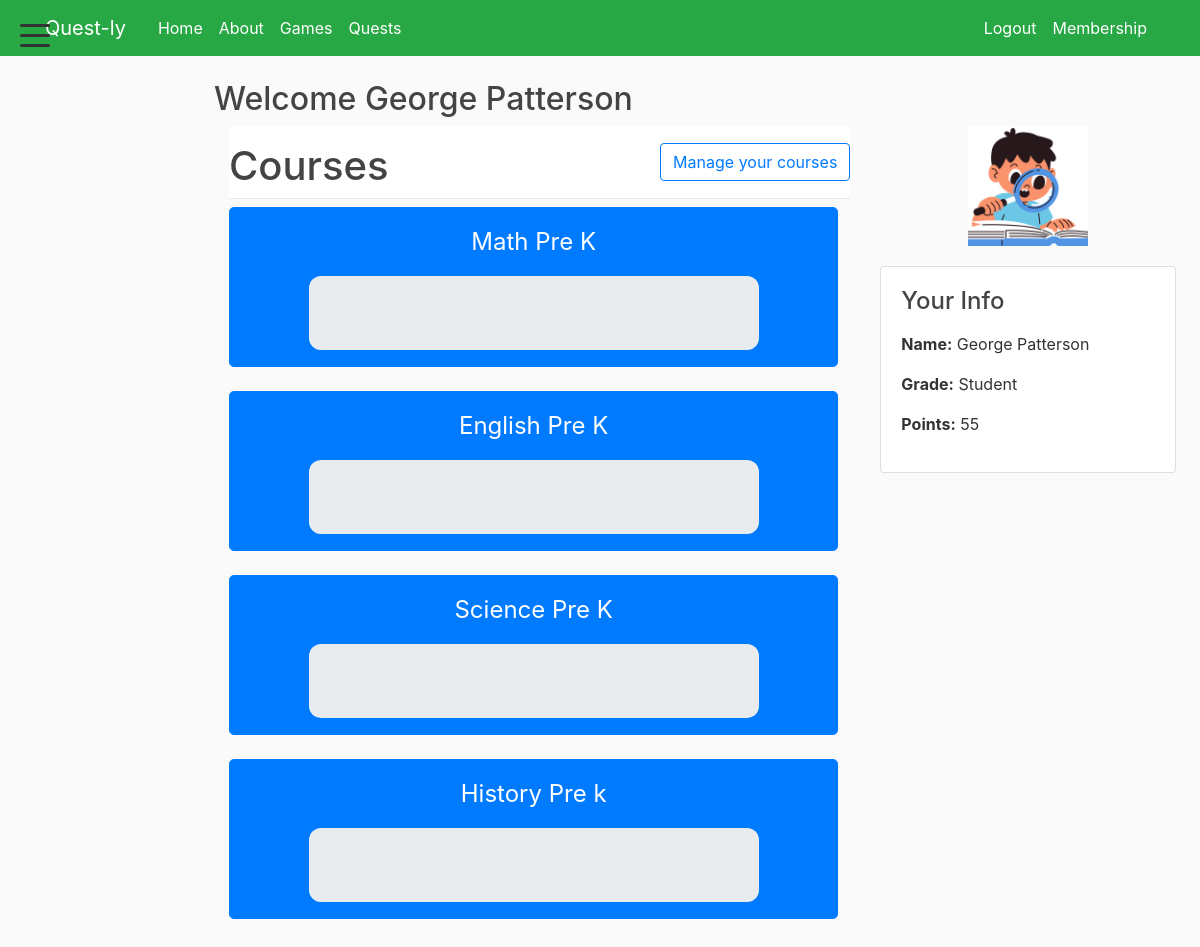
Page /blog/ (signed in) on the committed database.
### blog/models.py (models this page shows, shortened)
class Course(models.Model):
    name = models.CharField(max_length=100)
    image = models.ImageField(upload_to='course_previews/', blank=True, null=True)
    description = models.TextField(blank=True, default='')
    overlay_items = models.TextField(blank=True, default='', help_text='Enter one item per line to display on the course background.')
    OVERLAY_COLOR_BLUE = 'blue'
    OVERLAY_COLOR_GREEN = 'green'
    OVERLAY_COLOR_ORANGE = 'orange'
    OVERLAY_COLOR_CHOICES = [
        (OVERLAY_COLOR_BLUE, 'Blue'),
        (OVERLAY_COLOR_GREEN, 'Green'),
        (OVERLAY_COLOR_ORANGE, 'Orange'),
    ]
    overlay_color = models.CharField(max_length=16, choices=OVERLAY_COLOR_CHOICES, default=OVERLAY_COLOR_BLUE)
    overlay_3d = models.BooleanField(default=True)

### users/models.py (models this page shows, shortened)
class Profile(models.Model):
    USER_TYPES = (
        ('student', 'Student'),
        ('parent', 'Parent'),
        ('teacher', 'Teacher'),
    )
    user = models.OneToOneField(User, on_delete=models.CASCADE)
    image = models.ImageField(default='profile_pics/default.jpg', upload_to='profile_pics', blank=True, null=True)
    sprite = models.ImageField(upload_to='sprites/', blank=True, null=True)
    user_type = models.CharField(max_length=10, choices=USER_TYPES, default='student')
    grade = models.CharField(max_length=20, blank=True, null=True)
    points = models.IntegerField(default=0)
    league = models.CharField(max_length=20, choices=LEAGUE_CHOICES, default='Stone')
    following = models.ManyToManyField('self', symmetrical=False, related_name='followers', blank=True)
    courses = models.ManyToManyField('blog.Course', related_name='subscribed_profiles', blank=True)

### blog/views.py (the view)
# urls.py: path('', home, name='home'),  # Home page
def home(request):
    if request.user.is_authenticated and hasattr(request.user, 'profile') and not request.user.profile.grade:
        return redirect('choose-grade')
    all_courses = Course.objects.prefetch_related('lessons__tasks').all()
    user_type = None
    courses = []
    if request.user.is_authenticated and hasattr(request.user, 'profile'):
        user_type = request.user.profile.user_type
        user_courses = request.user.profile.courses.prefetch_related('lessons__tasks').all()
        if user_courses.exists():
            courses = user_courses
    return render(request, 'blog/home.html', {
        'title': 'Home',
        'courses': courses,
        'all_courses': all_courses,
        'user_type': user_type,
    })

### blog/context_processors.py (called while the page is built)
def all_courses(request):
    try:
        courses = Course.objects.all()
    except Exception:
        courses = []
    return {'all_courses': courses}

### blog/models.py (called while the page is built)
    def get_absolute_url(self):
        return reverse('task-detail', kwargs={'task_id': self.pk})

### blog/templatetags/custom_filters.py (called while the page is built)
@register.filter(name='is_not_student')
def is_not_student(user):
    try:
        if not getattr(user, 'is_authenticated', False):
            return True
        if user.groups.filter(name='Student').exists():
            return False
        if hasattr(user, 'profile') and getattr(user.profile, 'user_type', None) == 'student':
            return False
        return True
    except Exception:
        return True

### blog/templates/blog/home.html (shortened to what this page needs)
{% extends "blog/base.html" %}
{% block content %}
    {% if request.user.is_authenticated %}
        {% if request.user.get_full_name %}
            <h2>Welcome {{ request.user.get_full_name }}</h2>
        {% endif %}
    {% else %}
        <h2>Welcome</h2>
    {% endif %}
    <div class="container">
        <div class="row">
            <div class="col-md-8">
                <div class="d-flex justify-content-between align-items-center mb-2 sticky-top bg-white py-2" style="z-index:10;border-bottom:1px solid #e9ecef;">
                    <h1 class="mt-2 mb-0">Courses</h1>
                    {% if request.user.is_authenticated %}
                        <button class="btn btn-outline-primary" data-toggle="modal" data-target="#manageCoursesModal">Manage your courses</button>
                    {% endif %}
                </div>
                {% if courses and courses|length > 0 %}
                <div class="courses-scroll">
                    <div class="row">
                        {% for course in courses %}
                        <div class="col-md-12 mb-4">
                            <a href="{% url 'course-detail' course.id %}" class="course-btn btn btn-lg btn-primary btn-block d-flex flex-column align-items-center justify-content-center">
                                <span class="mb-2">{{ course.name }}</span>
                                <div class="course-placeholder"></div>
                            </a>
                        </div>
                        {% endfor %}
                    </div>
                </div>
                {% endif %}
            </div>
            <div class="col-md-4 d-flex flex-column align-items-center justify-content-start">
                {% if request.user.profile.sprite %}
                    <img src="{{ request.user.profile.sprite.url }}" alt="Sprite" style="height:120px; width:auto; margin-bottom:20px;">
                {% endif %}
                <div class="card shadow-sm w-100">
                    <div class="card-body">
                        <h4 class="card-title mb-3">Your Info</h4>
                        <p><strong>Name:</strong> {{ request.user.get_full_name|default:request.user.username }}</p>
                        <p><strong>Grade:</strong>
                            {% if user_type %}
                                {{ user_type|title }}
                            {% else %}
                                N/A
                            {% endif %}
                        </p>
                        <p><strong>Points:</strong> {{ request.user.profile.points }}</p>
                    </div>
                </div>
            </div>
        </div>
    </div>
{% endblock %}

### blog/static/blog/main.css (style rules this page uses)
body { background: #fafafa; color: #333333; margin-top: 5rem; }
h1, h2, h3, h4, h5, h6 { color: #444444; }
.courses-scroll { max-height: calc(100vh - 220px); overflow-y: auto; padding-right: 12px; }
.courses-scroll .course-btn { height: 160px; }
.sticky-top.bg-white { background: #fff; }

### blog/templates/blog/home.html (style rules this page uses)
.course-btn { min-height: 140px; padding: 16px 24px; font-size: 1.5em; display: flex; flex-direction: column; align-items: center; justify-content: center; }
.course-placeholder { width: 450px; height: 300px; background: #e9ecef; border-radius: 12px; margin-top: 8px; display: block; }

### rows in the picture
Course: name "Math Pre K"
Course: name "English Pre K"
Course: name "Science Pre K"
Course: name "History Pre k"
Profile: user_type "Student"

### other values in the picture
{{ request.user.get_full_name }} "George Patterson"
{{ request.user.get_full_name|default:request.user.username }} "George Patterson"
{{ request.user.profile.points }} "55"
